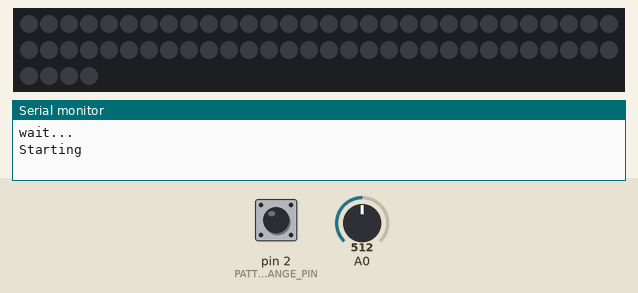
Bench run of a sketch on a simulated Arduino Uno, built with avr-gcc and run on an emulated ATmega328P. On the bench: 64 RGB LEDs in strip order, left to right, continuing on the next row, the last lines printed to the serial monitor. The test bench sets the inputs (shaded band); at power-on: A0 = 512, pin 2 (PATTERN_CHANGE_PIN) LOW. Dim RGB values are drawn brighter than linear; random numbers use the default seed unless the sketch sets one.

Above: at 3.2 s.
3.3 s: A0 set to 0
At 3.77 s:
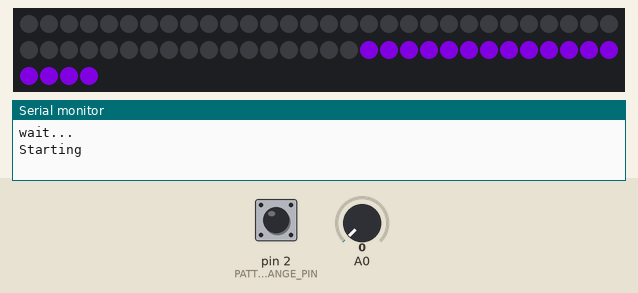
5.7 s: pin 2 (PATTERN_CHANGE_PIN) driven HIGH
At 6.24 s:
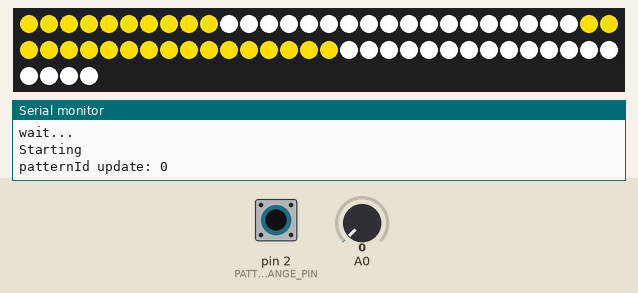
8.2 s: A0 set to 122
9.7 s: pin 2 (PATTERN_CHANGE_PIN) pulsed LOW 2 times (0.12 s each, 0.3 s apart)
At 10.8 s:
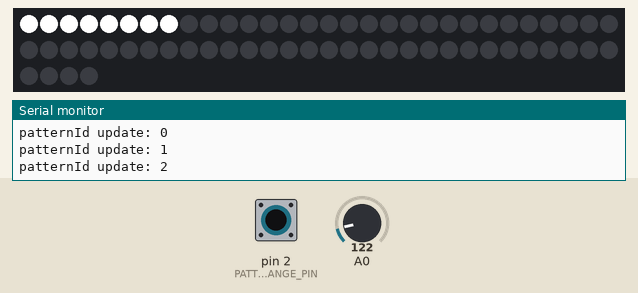
11.8 s: A0 set to 1023
At 12.2 s:
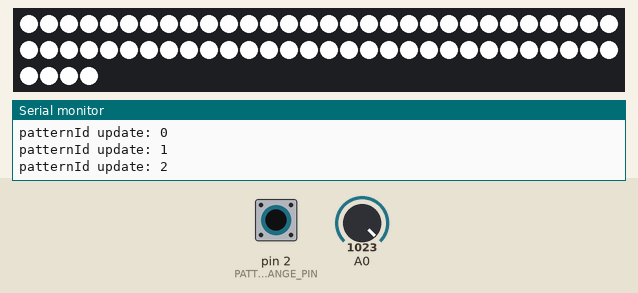
13.3 s: pin 2 (PATTERN_CHANGE_PIN) pulsed LOW 5 times (0.12 s each, 0.3 s apart)
At 15.3 s:
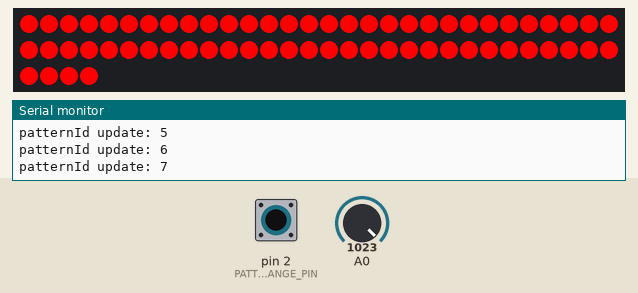
Timing chart, 0 to 16.8 s (numbered marks = the images above; inputs shaded):
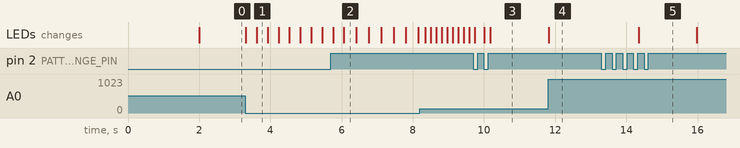

Measured:
- after the input at 11.8 s, the LEDs: change at once (image 4)
- after the input at 13.3 s, the LEDs: change after 1.1 s (image 5)

The sketch:

LED_NUMBERS.ino
```cpp
#include <FastLED.h>    // if not found, get it here http://fastled.io/

#define DEFAULT_ID 8
#define NUM_LEDS 64
#define NUM_LEDS_IN_2 ( 18 )
#define NUM_LEDS_IN_7 ( 10 )

#define LED_CONTROL_PIN 3
#define PATTERN_CHANGE_PIN 2

#define NUMDROPS 20

CRGB leds[NUM_LEDS];

// Pattern Functions
void StripeHorizontal(void);
void DotChase(void);
void Meter(void);
void Chant(void);
void RainbowFull(void);
void RainbowChase(void);
void ColorPick(void);
void ColorSplash(void);
void NumBounce(void);


void ( *PatternFunctions[] )( void ) = {
  StripeHorizontal,
  DotChase,
  Meter,
  Chant,
  RainbowFull,
  RainbowChase,
  ColorPick,
  ColorSplash,
  NumBounce
};
uint8_t numPatterns = sizeof( PatternFunctions ) / sizeof( PatternFunctions[0] );

CRGB GoldColor = CRGB(0xFF, 0xDF, 0x00);
CRGB ColorA = CRGB::White;
CRGB ColorB = GoldColor;

uint8_t  patternId = DEFAULT_ID;
uint16_t buttonCount = 0;


uint32_t patternHoldCount = 0;


// This function sets up the ledsand tells the controller about them
void setup() {
    pinMode(PATTERN_CHANGE_PIN, INPUT);
    Serial.begin(9600);//begin serial feedback on usb port
    // sanity check delay - allows reprogramming if accidently blowing power w/leds
    Serial.println("wait...");
    delay(2000);
    Serial.println("Starting");
    FastLED.addLeds<UCS1903, LED_CONTROL_PIN, BRG>(leds, NUM_LEDS);           // <- this part
    randomSeed(analogRead(A1));
}


void loop() {
  if( digitalRead( PATTERN_CHANGE_PIN ) )
  {
    if ( buttonCount == 2 )
    {
      patternId++;
      patternId %= numPatterns;


      Serial.print("patternId update: ");
      Serial.println(patternId);

      patternHoldCount = 0;
    }

    if ( buttonCount < 10 )
    {
      buttonCount++;
    }
  }
  else
  {
    buttonCount = 0;
  }

   PatternFunctions[patternId]();

   FastLED.show();
   delay( 10 );
   patternHoldCount++;
}


void StripeHorizontal(void)
{
    uint16_t delayAfterShow = analogRead( A0 );
   if ( patternHoldCount < delayAfterShow / 10 )
   {
      return;
   }
   else
   {
      patternHoldCount = 0;
   }

   for(int whiteLed = 0; whiteLed < NUM_LEDS; whiteLed = whiteLed + 1)
   {
      if ( whiteLed < NUM_LEDS_IN_7 )
      {
        leds[whiteLed] = ColorA;
      }
      else if ( whiteLed < NUM_LEDS_IN_7 + NUM_LEDS_IN_2 )
      {
        leds[whiteLed] = ColorB;
      }
      else if ( whiteLed < NUM_LEDS_IN_7 + NUM_LEDS_IN_2 + NUM_LEDS_IN_2 )
      {
        leds[whiteLed] = ColorA;
      }
      else if ( whiteLed < NUM_LEDS_IN_7 + NUM_LEDS_IN_2 + NUM_LEDS_IN_2 + NUM_LEDS_IN_2 )
      {
        leds[whiteLed] = ColorB;
      }
   }
  {
    CRGB temp = ColorA;
    ColorA = ColorB;
    ColorB = temp;
  }
}


void DotChase(void)
{
   static uint8_t ledIdx = 0;
   uint16_t delayAfterShow = analogRead( A0 );
   if ( patternHoldCount < ( delayAfterShow / 10 ) )
   {
      return;
   }
   else
   {
      patternHoldCount = 0;
   }

   for(int whiteLed = 0; whiteLed < NUM_LEDS; whiteLed = whiteLed + 1)
   {
      if ( whiteLed == ledIdx )
      {
        leds[whiteLed] = CRGB::White;
      }
      else
      {
        leds[whiteLed] = CRGB::Black;
      }
   }

   ledIdx++;
   ledIdx %= NUM_LEDS;
}

void Meter(void)
{
   if ( patternHoldCount < 1 )
   {
      return;
   }
   else
   {
      patternHoldCount = 0;
   }

   for(int whiteLed = 0; whiteLed < NUM_LEDS; whiteLed = whiteLed + 1)
   {
      if ( float(analogRead( A0 )) / 1024.0 > float(whiteLed) / float(NUM_LEDS) )
      {
        leds[whiteLed] = CRGB::White;
      }
      else
      {
        leds[whiteLed] = CRGB::Black;
      }
   }
}


void Chant(void)
{
  static uint8_t chantIdx2 = 0;
  uint8_t chantIdx = chantIdx2 / 2;
  uint16_t delayAfterShow = 0;
   if ( chantIdx2 % 2 == 0 )
   {
     if ( chantIdx < 4 )
     {
      delayAfterShow = 300;
     }
     else
     {
      delayAfterShow = 130;
     }
   }
   else
   {
      delayAfterShow = 30;
   }

   if ( patternHoldCount < (delayAfterShow / 10) )
   {
      return;
   }
   else
   {
      patternHoldCount = 0;
   }


   for(int whiteLed = 0; whiteLed < NUM_LEDS; whiteLed++)
   {
     if ( chantIdx2 % 2 == 1 )
     {
        leds[whiteLed] = CRGB::Black;
        continue;
     }


      if ( whiteLed < NUM_LEDS_IN_7 )
      {
        if( chantIdx == 3 )
        {
          leds[whiteLed] = CRGB::White;
        }
        else if ( chantIdx == 4 )
        {
          leds[whiteLed] = GoldColor;
        }
        else
        {
          leds[whiteLed] = CRGB::Black;
        }

      }
      else if ( whiteLed < NUM_LEDS_IN_7 + NUM_LEDS_IN_2 )
      {
        if( chantIdx == 2 )
        {
          leds[whiteLed] = CRGB::White;
        }
        else
        {
          leds[whiteLed] = CRGB::Black;
        }
      }
      else if ( whiteLed < NUM_LEDS_IN_7 + NUM_LEDS_IN_2 + NUM_LEDS_IN_2 )
      {
        if( chantIdx == 1 )
        {
          leds[whiteLed] = CRGB::White;
        }
        else
        {
          leds[whiteLed] = CRGB::Black;
        }
      }
      else if ( whiteLed < NUM_LEDS_IN_7 + NUM_LEDS_IN_2 + NUM_LEDS_IN_2 + NUM_LEDS_IN_2 )
      {
        if( chantIdx == 0 )
        {
          leds[whiteLed] = CRGB::White;
        }
        else
        {
          leds[whiteLed] = CRGB::Black;
        }
      }
   }
  {
    CRGB temp = ColorA;
    ColorA = ColorB;
    ColorB = temp;
  }


  chantIdx2++;
  chantIdx2 %= 10;
}


void RainbowFull(void)
{
   static uint8_t currentHue = 0;
   uint16_t delayAfterShow = analogRead( A0 );

   if ( patternHoldCount < (delayAfterShow / 10) )
   {
      return;
   }
   else
   {
      patternHoldCount = 0;
   }

   for(int whiteLed = 0; whiteLed < NUM_LEDS; whiteLed = whiteLed + 1)
   {
    leds[whiteLed].setHSV( currentHue, 255, 255 );
   }

   currentHue++;
}

void RainbowChase(void)
{
   static uint8_t stepcount = 0;
   uint16_t delayAfterShow = analogRead( A0 );

   if ( patternHoldCount < (delayAfterShow / 10) )
   {
      return;
   }
   else
   {
      patternHoldCount = 0;
      stepcount++;
   }

   for(int ledbank = 0; ledbank < NUM_LEDS; ledbank = ledbank + 1)
   {
    leds[ledbank].setHSV( ledbank+stepcount, 255, 255 );
   }
}

void ColorPick(void)
{
   uint16_t colorHue = map(analogRead(A0),0,1023,0,255);
   for(int ledbank = 0; ledbank < NUM_LEDS; ledbank = ledbank + 1)
   {
    leds[ledbank].setHSV( colorHue, 255, 255 );
   }
}

void ColorSplash(void)
{
   uint16_t delayAfterShow = analogRead( A0 );

  if ( patternHoldCount < (delayAfterShow / 10) )
  {
     return;
  }
  else
  {
    patternHoldCount = 0;
  }


  static uint16_t step = 1;
  static bool newsplash = true;
  static uint16_t splashtrack [NUMDROPS];
  uint16_t numsplash = analogRead(A0)/10;
  static uint16_t colorHue = random(255);

  if(newsplash==true){
    colorHue = random(255);
    for (int drops = 0; drops < NUMDROPS; drops = drops + 1)
    {
      splashtrack[drops] = random(NUM_LEDS);
      newsplash=false;
    }
  }
  bool showthis=false;
  if(newsplash==false)
  {
    for(int ledbank = 0; ledbank < NUM_LEDS; ledbank = ledbank + 1)
    {
      for(int i=0; i<NUMDROPS; i = i + 1)
      {
        if(step==1)
        {
          if(splashtrack[i]==ledbank) showthis=true;
        }
        if(step==2)
        {
          if((splashtrack[i]-1==ledbank)||(splashtrack[i]+1==ledbank)||(splashtrack[i]==ledbank)) showthis=true;
        }
        if(step==3)
        {
          if((splashtrack[i]-2==ledbank)||(splashtrack[i]+2==ledbank)||(splashtrack[i]-1==ledbank)||(splashtrack[i]+1==ledbank)||(splashtrack[i]==ledbank)) showthis=true;
        }

      }
      if(showthis){
        leds[ledbank].setHSV( colorHue, 255, 255 );
        showthis=false;
      }
      else{
        leds[ledbank] = CRGB::Black;
      }

    }
  }
    step++;
    if(step==4)
      {
      step=1;
      newsplash=true;
     }
}


void NumBounce(void)
{
  static int stepsgn = -1;
  uint16_t delayAfterShow = analogRead( A0 );
  if ( patternHoldCount < (delayAfterShow / 10) )
  {
     return;
  }
  else
  {
    patternHoldCount = 0;
  }
  static uint16_t dispnum = 1;
  static uint16_t colorHue = random(255);
  if (dispnum == 1)
  {
    for(int ledstep = 0; ledstep < NUM_LEDS; ledstep++)
    {
    leds[ledstep] = CRGB::Black;
    }
    colorHue = random(255);
    stepsgn=0-stepsgn;
  }
  if (dispnum == 2)
  {
    for(int ledstep = 0; ledstep < NUM_LEDS; ledstep++)
    {
      if ( ledstep < NUM_LEDS_IN_7 ) leds[ledstep].setHSV( colorHue, 255, 255 );
      else leds[ledstep] = CRGB::Black;
    }
  }
  if (dispnum == 3)
  {

    for(int ledstep = 0; ledstep < NUM_LEDS; ledstep++)
    {
      if ( (ledstep > NUM_LEDS_IN_7) && (ledstep<NUM_LEDS_IN_7+NUM_LEDS_IN_2) ) leds[ledstep].setHSV( colorHue, 255, 255 );
      else leds[ledstep] = CRGB::Black;
    }
  }
  if (dispnum == 4)
  {
    for(int ledstep = 0; ledstep < NUM_LEDS; ledstep++)
    {
      if ( (ledstep > NUM_LEDS_IN_7+NUM_LEDS_IN_2) && (ledstep<NUM_LEDS_IN_7+NUM_LEDS_IN_2*2) ) leds[ledstep].setHSV( colorHue, 255, 255 );
      else leds[ledstep] = CRGB::Black;
    }
  }
  if (dispnum == 5)
  {
    for(int ledstep = 0; ledstep < NUM_LEDS; ledstep++)
    {
      if ( (ledstep > NUM_LEDS_IN_7+NUM_LEDS_IN_2*2) && (ledstep<NUM_LEDS_IN_7+NUM_LEDS_IN_2*3) ) leds[ledstep].setHSV( colorHue, 255, 255 );
      else leds[ledstep] = CRGB::Black;
    }
  }
  if (dispnum == 6)
  {
    for(int ledstep = 0; ledstep < NUM_LEDS; ledstep++)
    {
    leds[ledstep] = CRGB::Black;
    }
    colorHue = random(255);
    stepsgn=0-stepsgn;
  }
  dispnum+=stepsgn;
}
```
